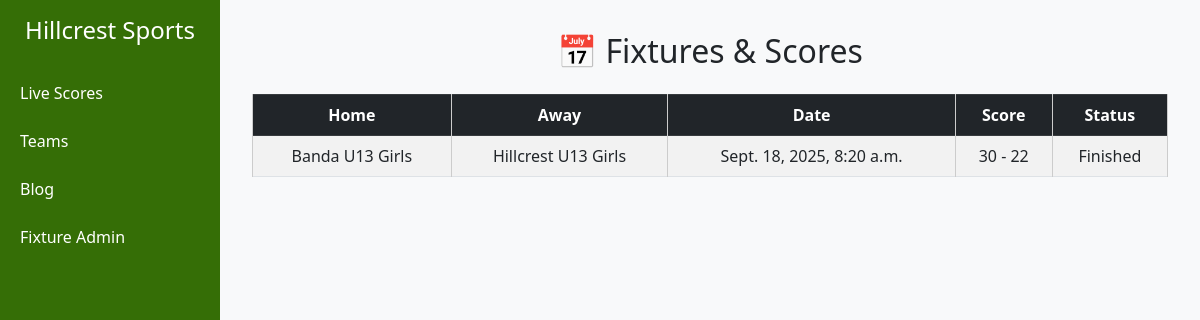
The page / on the database its author committed.
### fixtureadmin/models.py (models this page shows, shortened)
class Fixture(models.Model):
    STATUS_CHOICES = [
        ('upcoming', 'Upcoming'),
        ('live', 'Live'),
        ('finished', 'Finished'),
    ]
    home_team = models.ForeignKey(Teams, on_delete=models.CASCADE, related_name="home_fixtures")
    away_team = models.ForeignKey(Teams, on_delete=models.CASCADE, related_name="away_fixtures")
    match_date = models.DateTimeField()
    home_score = models.IntegerField(default=0)
    away_score = models.IntegerField(default=0)
    status = models.CharField(max_length=10, choices=STATUS_CHOICES, default='upcoming')

### teams/models.py (models this page shows)
class Teams(models.Model):
    team_name = models.CharField(max_length=200, blank=True)
    sport = models.CharField(max_length=15, blank=True)
    coach = models.CharField(max_length=15, blank=True)
    email = models.EmailField(unique=False)
    added_on = models.DateTimeField(auto_now_add=True)
    def __str__(self):
        return self.team_name

### fixtureviewer/views.py (the view)
# urls.py: path('', views.dashboard, name='dashboard'),
def dashboard(request):
    fixtures = Fixture.objects.all().order_by('-match_date')
    return render(request, 'viewer/livescore.html', {'fixtures': fixtures})

### templates/viewer/livescore.html (shortened to what this page needs)
{% extends 'base/main.html' %}
{% block content %}
  <h2 class="mb-4">📅 Fixtures & Scores</h2>
<table class="table table-bordered table-striped">
 <thead class="table-dark">
  <tr>
    <th>Home</th>
    <th>Away</th>
    <th>Date</th>
    <th>Score</th>
    <th>Status</th>
  </tr>
  </thead>
  <tbody>
  {% for fixture in fixtures %}
  <tr>
    <td>{{ fixture.home_team }}</td>
    <td>{{ fixture.away_team }}</td>
    <td>{{ fixture.match_date }}</td>
    <td>{{ fixture.home_score }} - {{ fixture.away_score }}</td>
    <td>{{ fixture.get_status_display }}</td>
  </tr>
  {% empty %}
  <tr><td colspan="6">No fixtures available.</td></tr>
  {% endfor %}
  </tbody>
</table>
{% endblock %}

### static/css/style.css (style rules this page uses)
body { background-color: #f8f9fa; }
h2 { text-align: center; }
table { width: 100%; border-collapse: collapse; margin-top: 20px; }
th, td { border: 1px solid #ccc; padding: 10px; text-align: center; }
th { background-color: #f4f4f4; }

### rows shown on the page
Fixture: home_team "Banda U13 Girls", away_team "Hillcrest U13 Girls", match_date "Sept. 18, 2025, 8:20 a.m.", home_score "30", away_score "22", status "Finished"
